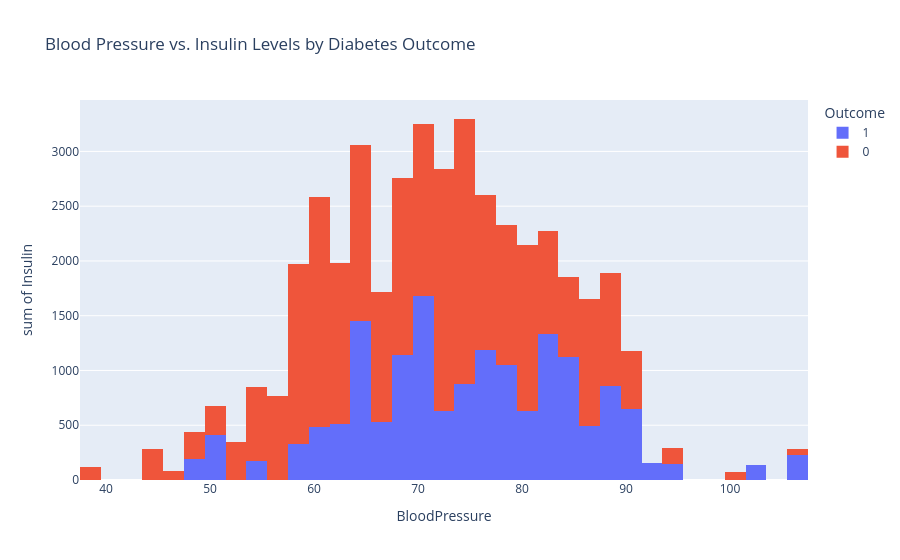

The notebook cell this image was saved under:
### Code cell
# what is the relationship between Blood Pressure and Insulin levels?
# visualize the relationship between Blood Pressure and Insulin levels using a  histogram:

fig = px.histogram(df, x='BloodPressure', y='Insulin', color='Outcome', title='Blood Pressure vs. Insulin Levels by Diabetes Outcome')
fig.show()

### Figure 1 — Plotly figure (JSON) as saved in the notebook; plotly's stock layout.template omitted (floating-point values rounded to 4 significant figures; data arrays with more than 128 entries replaced by an {"elided": "..."} marker saying what was removed)
{"data": [{"bingroup": "x", "histfunc": "sum", "hovertemplate": "Outcome=1<br>BloodPressure=%{x}<br>sum of Insulin=%{y}<extra></extra>", "legendgroup": "1", "marker": {"color": "#636efa", "pattern": {"shape": ""}}, "name": "1", "orientation": "v", "showlegend": true, "type": "histogram", "x": {"elided": "197 int values"}, "xaxis": "x", "y": {"elided": "197 int values"}, "yaxis": "y"}, {"bingroup": "x", "histfunc": "sum", "hovertemplate": "Outcome=0<br>BloodPressure=%{x}<br>sum of Insulin=%{y}<extra></extra>", "legendgroup": "0", "marker": {"color": "#EF553B", "pattern": {"shape": ""}}, "name": "0", "orientation": "v", "showlegend": true, "type": "histogram", "x": {"elided": "439 int values"}, "xaxis": "x", "y": {"elided": "439 int values"}, "yaxis": "y"}], "layout": {"barmode": "relative", "legend": {"title": {"text": "Outcome"}, "tracegroupgap": 0}, "title": {"text": "Blood Pressure vs. Insulin Levels by Diabetes Outcome"}, "xaxis": {"anchor": "y", "domain": [0, 1], "title": {"text": "BloodPressure"}}, "yaxis": {"anchor": "x", "domain": [0, 1], "title": {"text": "sum of Insulin"}}}}
